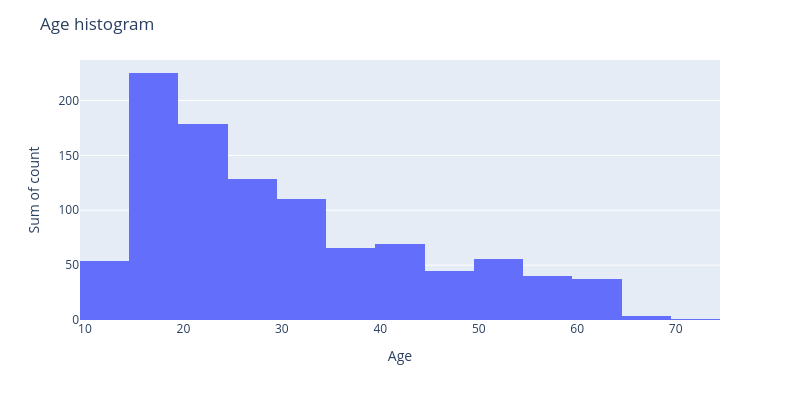

Notebook code cell kept with this figure:
### Code cell
data = df[['Age']].value_counts().reset_index()
data.rename(columns={data.columns[1]:'Count'}, inplace=True)
data = data.sort_values(by='Age')
fig = px.histogram(data, x="Age", y="Count",nbins=20,width=800, height=400)
fig.update_layout(
    title='Age histogram',
    yaxis_title="Sum of count")
fig.show()

### Figure 1 — Plotly figure (JSON) as saved in the notebook; plotly's stock layout.template omitted (floating-point values rounded to 4 significant figures)
{"data": [{"alignmentgroup": "True", "bingroup": "x", "histfunc": "sum", "hovertemplate": "Age=%{x}<br>sum of Count=%{y}<extra></extra>", "legendgroup": "", "marker": {"color": "#636efa", "pattern": {"shape": ""}}, "name": "", "nbinsx": 20, "offsetgroup": "", "orientation": "v", "showlegend": false, "type": "histogram", "x": [10, 12, 13, 14, 15, 16, 17, 18, 19, 20, 21, 22, 23, 24, 25, 26, 27, 28, 29, 30, 31, 32, 33, 34, 35, 36, 37, 38, 39, 40, 41, 42, 43, 44, 45, 46, 48, 49, 50, 51, 54, 55, 56, 59, 60, 62, 63, 65, 66, 70], "xaxis": "x", "y": [4, 35, 12, 3, 60, 16, 63, 19, 67, 22, 38, 45, 71, 3, 48, 3, 9, 28, 40, 30, 22, 48, 5, 5, 50, 4, 6, 2, 4, 37, 1, 23, 5, 3, 9, 1, 26, 9, 43, 1, 12, 37, 1, 2, 34, 1, 2, 3, 1, 1], "yaxis": "y"}], "layout": {"barmode": "relative", "height": 400, "legend": {"tracegroupgap": 0}, "margin": {"t": 60}, "title": {"text": "Age histogram"}, "width": 800, "xaxis": {"anchor": "y", "domain": [0, 1], "title": {"text": "Age"}}, "yaxis": {"anchor": "x", "domain": [0, 1], "title": {"text": "Sum of count"}}}}
